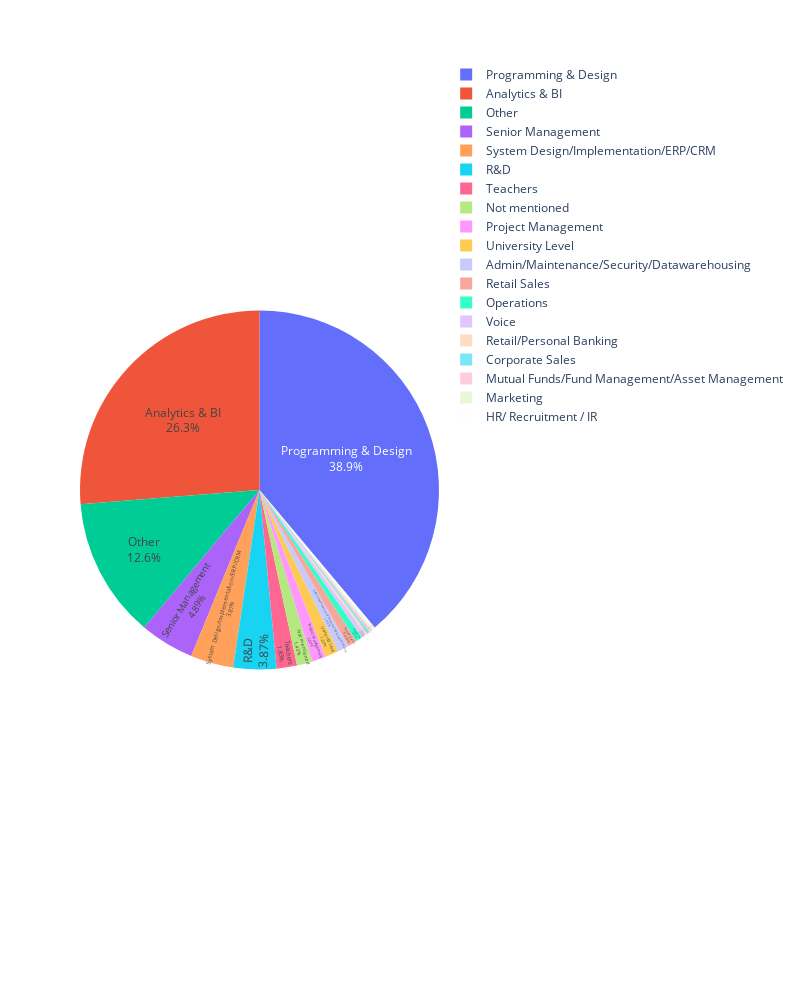

The cell this chart's notebook holds for it:
### Markdown cell above
### Finding the Role_Category with the highest percentage/Occurence

### Code cell
Locs=pd.DataFrame(data=DS.Role_Category.value_counts())
Locs.reset_index(inplace=True)
Locs.columns=['Role_Category','counts']

fig = px.pie(Locs, values='counts', names='Role_Category', height=1000, width=800)
fig.update_traces(textposition='inside', textinfo='percent+label')
fig.show()

### Figure 1 — Plotly figure (JSON) as saved in the notebook; plotly's stock layout.template omitted (floating-point values rounded to 4 significant figures)
{"data": [{"domain": {"x": [0, 1], "y": [0, 1]}, "hovertemplate": "Role_Category=%{label}<br>counts=%{value}<extra></extra>", "labels": ["Programming & Design", "Analytics & BI", "Other", "Senior Management", "System Design/Implementation/ERP/CRM", "R&D", "Teachers", "Not mentioned", "Project Management", "University Level", "Admin/Maintenance/Security/Datawarehousing", "Retail Sales", "Operations", "Voice", "Retail/Personal Banking", "Corporate Sales", "Mutual Funds/Fund Management/Asset Management", "Marketing", "HR/ Recruitment / IR"], "legendgroup": "", "name": "", "showlegend": true, "textinfo": "percent+label", "textposition": "inside", "type": "pie", "values": [191, 129, 62, 24, 19, 19, 9, 7, 6, 6, 5, 4, 3, 2, 1, 1, 1, 1, 1]}], "layout": {"height": 1000, "legend": {"tracegroupgap": 0}, "margin": {"t": 60}, "width": 800}}
